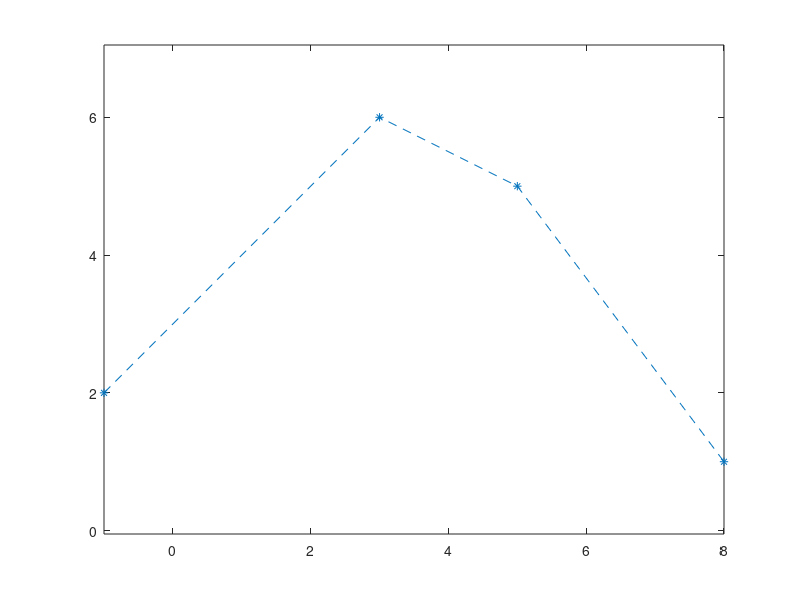

Source code (MATLAB): (Note: this script raises an error after producing the figure.)
%Bezier-gorbe

clear
px = [-1 3 5 8];
py = [2 6 5 1];
plot(px, py, '*--')
axis equal
hold on
syms t 
cx(t) = 0*t;
cy(t) = 0*t;
n = 3
for i = 0 : n
    b(t) = nchoosek(n, i) * t^i * (1-t)^(n - i);
    cx(t) = cx(t) + px(i + 1) * b(t);
    cy(t) = cy(t) + py(i + 1) * b(t);
end
fplot(cx, cy, [0 1])
